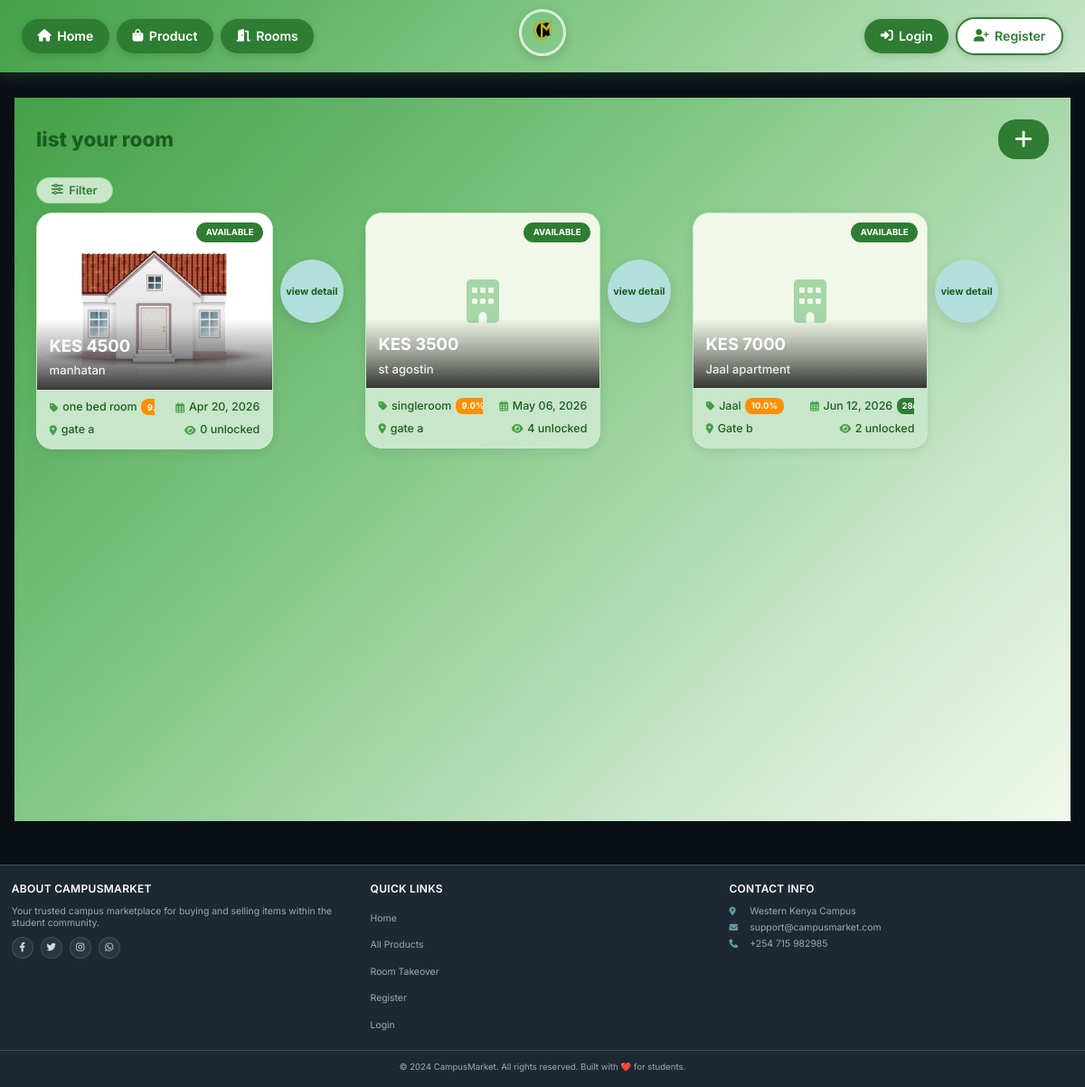
The app's page /rooms/, older data.
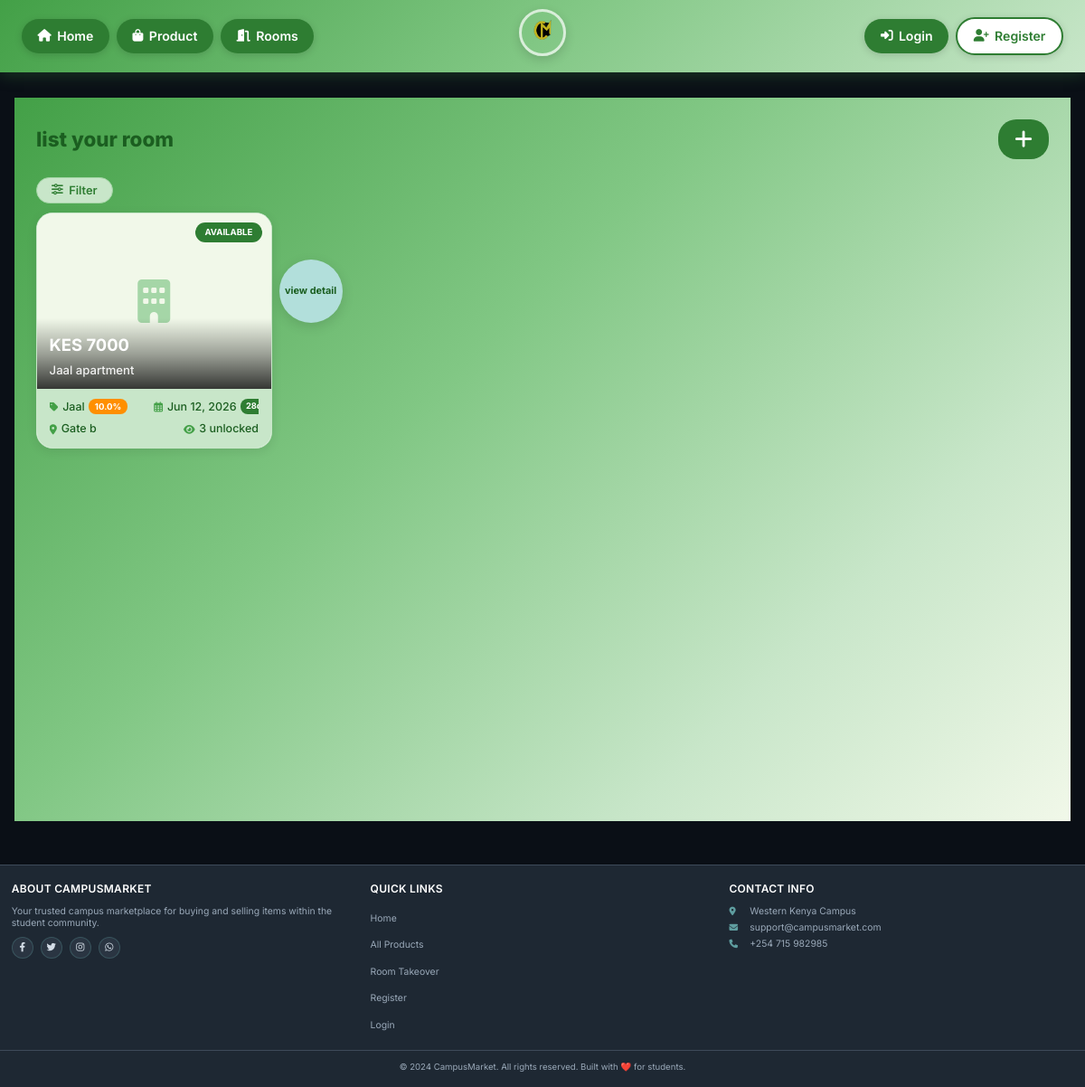
The same page, newer data.
### app/models.py (models this page shows, shortened)
class Product(db.Model):
    __tablename__ = 'products'
    id = db.Column(db.Integer, primary_key=True)
    title = db.Column(db.String(100), nullable=False)
    description = db.Column(db.Text)
    price = db.Column(db.Float, nullable=False)
    condition = db.Column(db.String(20))
    contact_info = db.Column(db.Text)
    is_fast_moving = db.Column(db.Boolean, default=False)
    is_active = db.Column(db.Boolean, default=True)
    is_sold = db.Column(db.Boolean, default=False)
    Token = db.Column(db.Float, nullable=False)
    category_id = db.Column(db.Integer, db.ForeignKey('categories.id'), nullable=False)
    seller_id = db.Column(db.Integer, db.ForeignKey('users.id'), nullable=False)
    image_group_id = db.Column(db.Integer, db.ForeignKey('product_image_groups.id'), nullable=True)
    created_at = db.Column(db.DateTime, default=datetime.utcnow)
    updated_at = db.Column(db.DateTime, default=datetime.utcnow, onupdate=datetime.utcnow)
    hostel_name = db.Column(db.String(100), nullable=False, default='')
    location = db.Column(db.String(100), nullable=False, default='')
    leave_date = db.Column(db.DateTime, nullable=False, default=datetime.utcnow)
    room_type = db.Column(db.String(20), default='single')
    deposit = db.Column(db.Float, default=0)
    commission_percentage = db.Column(db.Float, default=0)
    is_commission_listing = db.Column(db.Boolean, default=False)
    status = db.Column(db.String(20), default='available')
    agreement_user_id = db.Column(db.Integer, db.ForeignKey('users.id'), nullable=True)
    agreement_expires_at = db.Column(db.DateTime, nullable=True)
    booked_at = db.Column(db.DateTime, nullable=True)
    total_unlocks = db.Column(db.Integer, default=0)
    last_interest_update = db.Column(db.DateTime, default=datetime.utcnow)
    payments = db.relationship('Payment', back_populates='product', lazy=True, cascade="all, delete-orphan")
    chats = db.relationship('Chat', back_populates='product', lazy=True, cascade='all, delete-orphan')
    offers = db.relationship('Offer', back_populates='product', lazy=True, cascade='all, delete-orphan')
    unlocks = db.relationship(
    'ProductUnlock',
    back_populates='product',
    cascade='all, delete-orphan'
)
    notifications = db.relationship(
    'Notification',
    back_populates='product',
    cascade='all, delete-orphan'
)
    agreement_user = db.relationship('User', foreign_keys=[agreement_user_id])
    category = db.relationship('Category', back_populates='products')
    seller = db.relationship('User', foreign_keys=[seller_id], back_populates='products')
    image_group = db.relationship('ProductImageGroup', back_populates='product')
    @property
    def image(self):
        if self.image_group and self.image_group.images:
            return self.image_group.images[0].filename
        return None
    def days_until_leave(self):
        if not self.leave_date:
            return 0
        delta = self.leave_date - datetime.utcnow()
        return max(0, delta.days)

class ProductImage(db.Model):
    __tablename__ = 'product_images'
    id = db.Column(db.Integer, primary_key=True)
    filename = db.Column(db.String(255), nullable=False)
    filepath = db.Column(db.String(500), nullable=False)
    uploaded_at = db.Column(db.DateTime, default=datetime.utcnow)
    group_id = db.Column(db.Integer, db.ForeignKey('product_image_groups.id'))
    group = db.relationship('ProductImageGroup', back_populates='images')

### app/rooms/routes.py (the view)
@rooms_bp.route('/')
def index():
    page = request.args.get('page', 1, type=int)
    query = Product.query.filter(
        Product.is_active == True,
        Product.hostel_name != ""  # Only rooms
    )
    location = request.args.get('location')
    if location:
        query = query.filter(Product.location.ilike(f'%{location}%'))
    status = request.args.get('status', 'available')
    if status != 'all':
        query = query.filter(Product.status == status)
    deposit_min = request.args.get('deposit_min', type=float)
    deposit_max = request.args.get('deposit_max', type=float)
    if deposit_min is not None:
        query = query.filter(Product.deposit >= deposit_min)
    if deposit_max is not None:
        query = query.filter(Product.deposit <= deposit_max)
    commission_only = request.args.get('commission_only')
    if commission_only:
        query = query.filter(Product.is_commission_listing == True)
    no_deposit = request.args.get('no_deposit')
    if no_deposit:
        query = query.filter(Product.deposit == 0)
    price_min = request.args.get('price_min', type=float)
    price_max = request.args.get('price_max', type=float)
    if price_min is not None:
        query = query.filter(Product.price >= price_min)
    if price_max is not None:
        query = query.filter(Product.price <= price_max)
    leave_before = request.args.get('leave_before')
    if leave_before:
        try:
            leave_date = datetime.strptime(leave_before, '%Y-%m-%d')
            query = query.filter(Product.leave_date <= leave_date)
        except:
            pass
    sort = request.args.get('sort', 'newest')
    if sort == 'newest':
        query = query.order_by(Product.created_at.desc())
    elif sort == 'oldest':
        query = query.order_by(Product.created_at.asc())
    elif sort == 'price_low':
        query = query.order_by(Product.price.asc())
    elif sort == 'price_high':
        query = query.order_by(Product.price.desc())
    elif sort == 'leave_soon':
        query = query.order_by(Product.leave_date.asc())
    rooms = query.paginate(page=page, per_page=12, error_out=False)
    categories = Category.query.all()
    return render_template('rooms/index.html',
                         rooms=rooms,
                         categories=categories,
                         filters=request.args)

### app/templates/rooms/index.html (shortened to what this page needs)
{% extends "base.html" %}
{% block content %}
<div class="rooms-page">
    <div class="rp-header">
        <span class="rp-header-title">list your room</span>
        <a href="{{ url_for('rooms.create') }}" class="rp-plus-btn">
            <i class="fas fa-plus"></i>
        </a>
    </div>
    <div class="rp-filter-toggle-wrap">
        <button class="rp-filter-toggle" id="filterToggleBtn">
            <i class="fas fa-sliders-h"></i> Filter
        </button>
    </div>
    {% if rooms and rooms.items %}
    <div class="rp-list">
        {% for room in rooms.items %}
        <div class="rp-card-wrap">
            <div class="rp-card">
                <div class="rp-img-wrap">
                    {% if room.image %}
                        <img src="{{ url_for('static', filename='uploads/product_images/' + room.image) }}"
                             alt="{{ room.title }}" class="rp-img"
                             onerror="this.style.display='none';this.nextElementSibling.style.display='flex'">
                        <div class="rp-img-placeholder" style="display:none;">
                            <i class="fas fa-building"></i>
                        </div>
                    {% else %}
                        <div class="rp-img-placeholder">
                            <i class="fas fa-building"></i>
                        </div>
                    {% endif %}
                    <span class="rp-status rp-status--{{ room.status }}">
                        {% if room.status == 'available' %}Available
                        {% elif room.status == 'pending' %}Pending
                        {% elif room.status == 'booked' %}Booked
                        {% else %}Expired{% endif %}
                    </span>
                    <div class="rp-img-overlay">
                        <span class="rp-overlay-price">
                        </span>
                        <span class="rp-overlay-name">
                        </span>
                    </div>
                </div>
                <div class="rp-info-strip">
                    <div class="rp-info-row">
                        <span class="rp-info-cell">
                            <i class="fas fa-tag"></i>
                            {{ room.title|truncate(16, true) }}
                            {% if room.is_commission_listing %}
                                <span class="rp-commission">{{ room.commission_percentage }}%</span>
                            {% endif %}
                        </span>
                        <span class="rp-info-cell">
                            <i class="far fa-calendar-alt"></i>
                            {% if room.leave_date %}
                                {{ room.leave_date.strftime('%b %d, %Y') }}
                                {% if room.days_until_leave() > 0 %}
                                    <span class="rp-days">{{ room.days_until_leave() }}d</span>
                                {% endif %}
                            {% else %}—{% endif %}
                        </span>
                    </div>
                    <div class="rp-info-row">
                        <span class="rp-info-cell">
                            <i class="fas fa-map-marker-alt"></i>
                            {{ room.location|truncate(18, true) }}
                        </span>
                        <span class="rp-info-cell">
                            <i class="fas fa-eye"></i>
                            {{ room.total_unlocks }} unlocked
                        </span>
                    </div>
                </div>
            </div>
            <a href="{{ url_for('rooms.detail', room_id=room.id) }}"
               class="rp-detail-bubble">
                view detail
            </a>
        </div>
        {% endfor %}
    </div>
    {% endif %}
</div>
{% endblock %}

Row changes from the older to the newer data that the page shows:
no longer on this page (row edited): Product: filename (picture), status "AVAILABLE", title "one bed room", leave_date "Apr 20, 2026", location "gate a", total_unlocks "0"
no longer on this page (row edited): Product: status "AVAILABLE", title "singleroom", commission_percentage "9.…", leave_date "May 06, 2026", location "gate a", total_unlocks "4"
changed Product "Jaal": total_unlocks "2" → "3"
